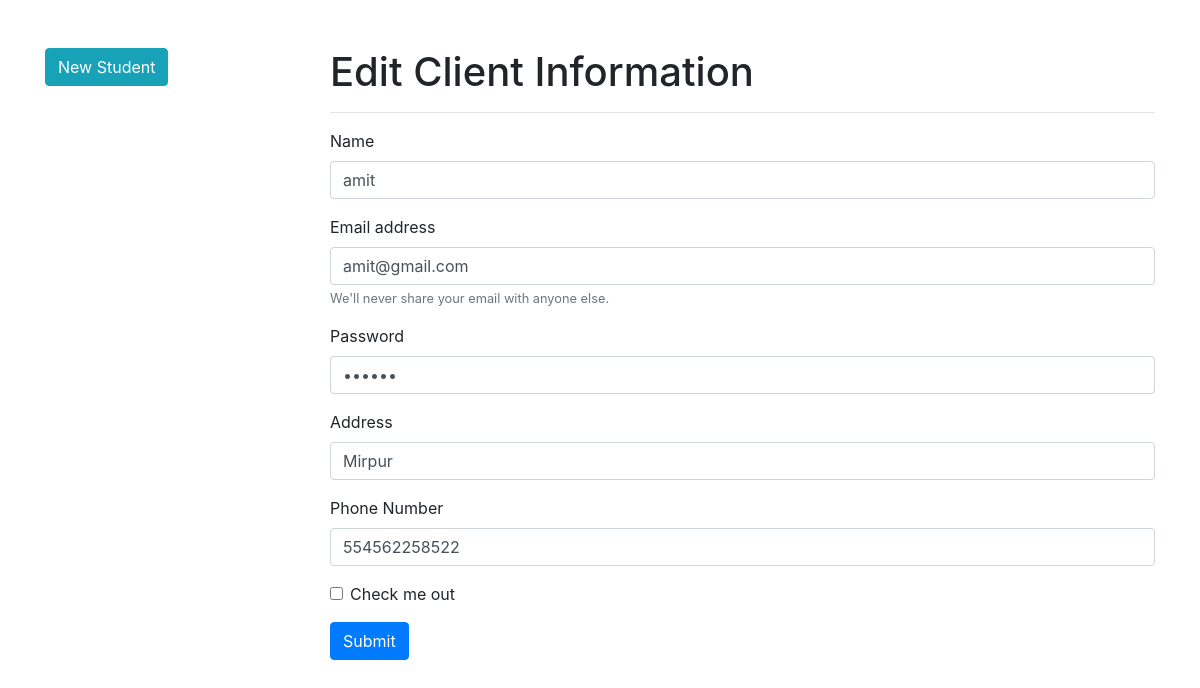
The app's page /mysql/mysql/edit.php?client_id=9 (signed in) with its own data.
### tables this page shows
CREATE TABLE `client` (
  `client_id` int(11) NOT NULL,
  `client_name` varchar(30) NOT NULL,
  `client_mail` varchar(50) NOT NULL,
  `client_password` varchar(50) NOT NULL,
  `client_address` varchar(50) NOT NULL,
  `phone_number` varchar(12) NOT NULL
);

### mysql/mysql/edit.php (the view, shortened to what this page needs)
<?php
$id = $_GET['client_id'];
$conn = new mysqli('localhost','root','','travel');
 $sql = "SELECT * FROM client WHERE client_id = $id";
 $result = $conn->query($sql);
 $client_info = mysqli_fetch_assoc($result);
 ?>
<!doctype html>
<html lang="en">
  <head>
    <link rel="stylesheet" href="https://stackpath.bootstrapcdn.com/bootstrap/4.3.1/css/bootstrap.min.css">
  </head>
  <br><br>
  <body>
    <div class="container">
      <div class="row">
        <div class="col-md-3">
          <a class="btn btn-info" href="index1.php">New Student</a>
        </div>
        <div class="col-md-9">
          <h1>Edit Client Information </h1>
          <hr>
<form action="update.php?client_id=<?php echo $id ?>" method="POST">
  <div class="form-group">
    <label for="name">Name</label>
    <input type="text" class="form-control" name="name" required="required" aria-describedby="emailHelp" placeholder="User Name" value="<?php echo $client_info['client_name']; ?>">
  </div>
  <div class="form-group">
    <label for="exampleInputEmail1">Email address</label>
    <input type="email" class="form-control" name="email" required="required" aria-describedby="emailHelp" placeholder="Enter email" value="<?php echo $client_info['client_mail']; ?>">
    <small id="emailHelp" class="form-text text-muted">We'll never share your email with anyone else.</small>
  </div>
  <div class="form-group">
    <label for="password">Password</label>
    <input type="password" class="form-control" name="password" required="required" placeholder="Password" value="<?php echo $client_info['client_password']; ?>">
  </div>
  <div class="form-group">
    <label for="address">Address</label>
    <input type="text" class="form-control" name="address" required="required" aria-describedby="emailHelp" placeholder="Address" value="<?php echo $client_info['client_address']; ?>">
  </div>
  <div class="form-group">
    <label for="phone">Phone Number</label>
    <input type="text" class="form-control" name="phone" required="required" aria-describedby="emailHelp" placeholder="Phone Number" value="<?php echo $client_info['phone_number']; ?>">
  </div>
  <div class="form-group form-check">
    <input type="checkbox" class="form-check-input" id="exampleCheck1">
    <label class="form-check-label" for="exampleCheck1">Check me out</label>
  </div>
  <button type="submit" class="btn btn-primary">Submit</button>
</form>
        </div>
      </div>
    </div>
  </body>
</html>

### records on screen
client: name "amit", email "amit@gmail.com", address "Mirpur", phone "554562258522"
